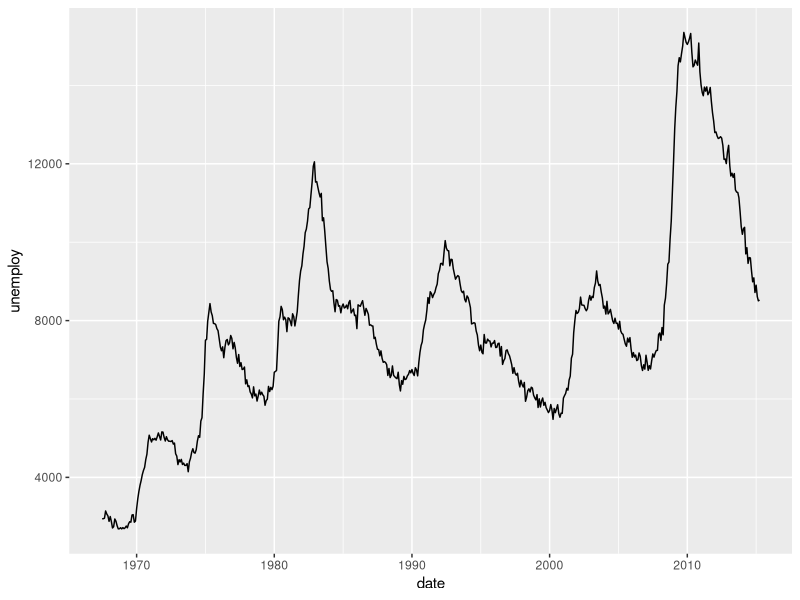
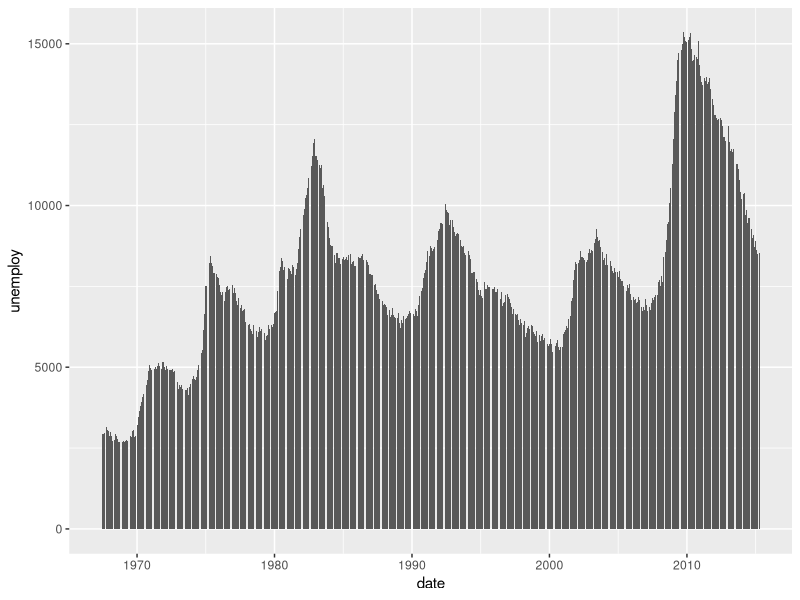

The R source for these figures, in order:
## Creación de una gráfica con una línea temporal representando la variable "unemploy" (tiempo = eje X) ##

#Libreria y datasets

library(ggplot2)

economics

# Dos opciones mostradas

ggplot(economics, aes(x = date, y = unemploy)) + 
  geom_line()
ggplot(economics, aes( x = date, y = unemploy)) + 
  geom_col()
